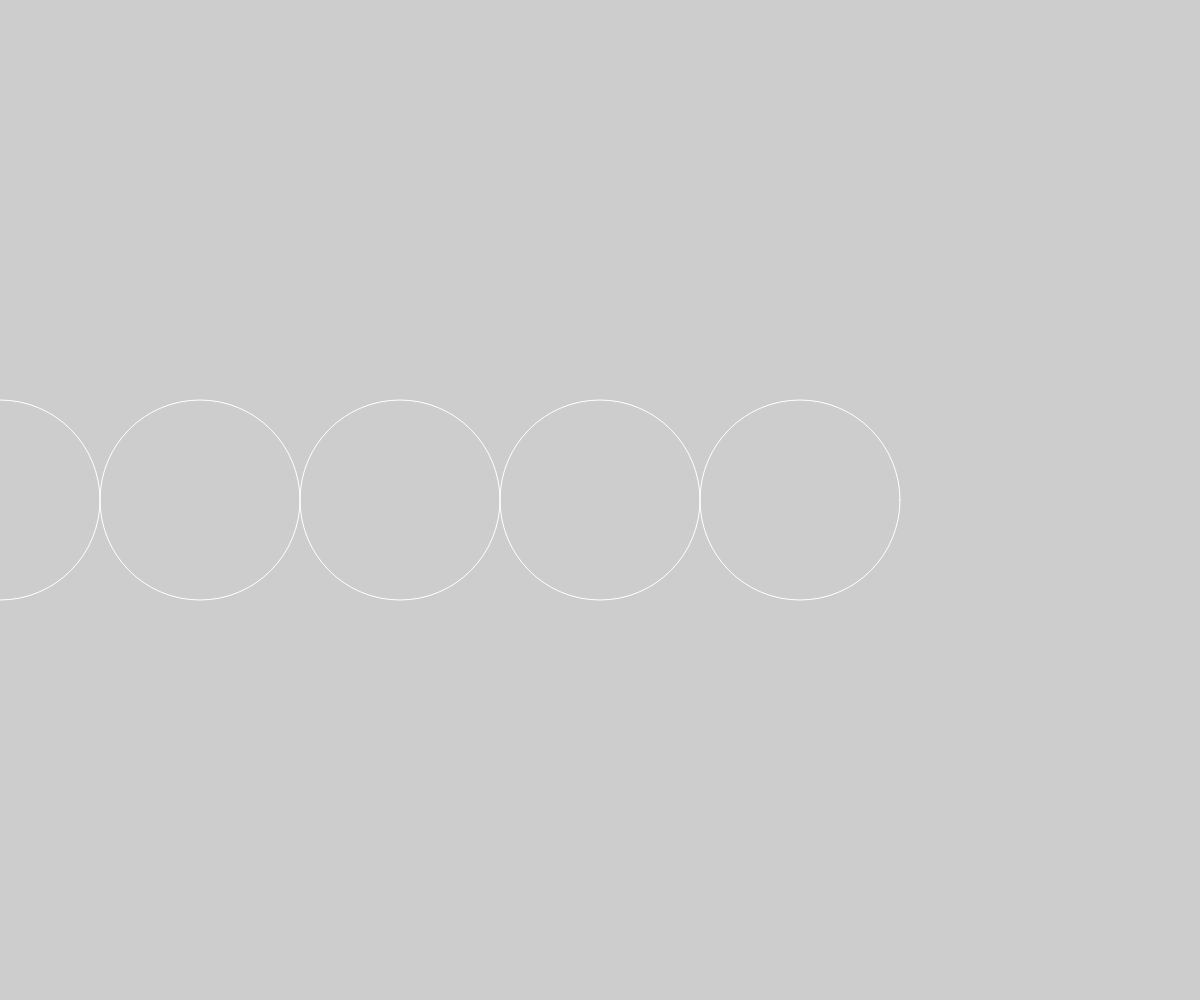
Frame 1 (no input)
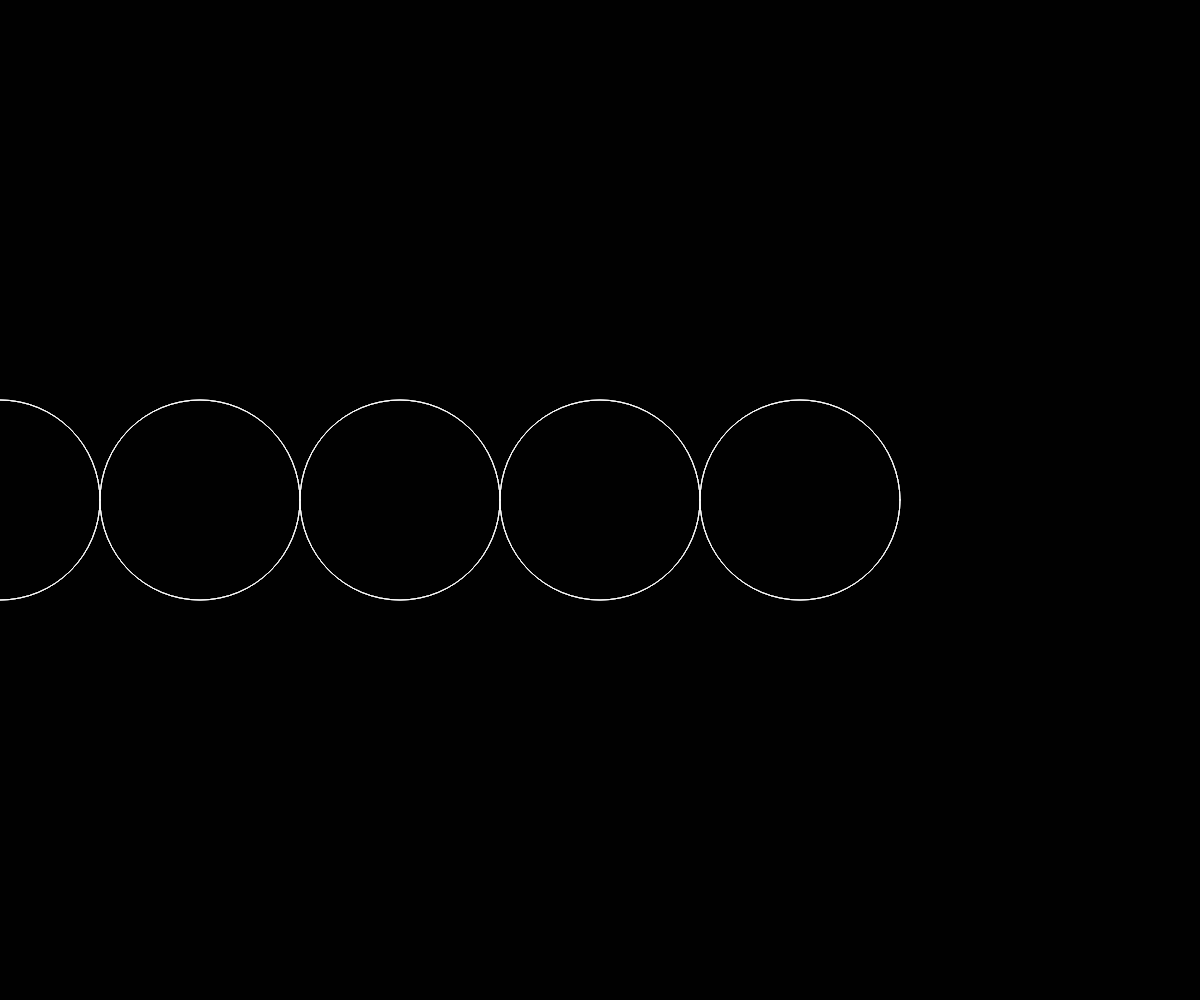
Frame 60 (no input)
Frame 120 (the mouse pressed at the canvas centre since frame 60): identical to frame 60, image omitted

The p5.js sketch that drew these frames (run headless with seeded random() and noise() and a simulated clock; from frame 60 on, the mouse is pressed at the canvas centre):

// p5.js sketch
// ── sketch.js

function setup() {
  createCanvas(windowWidth, windowHeight);

}

function draw() {
  background(0, 50);
  noFill();
  stroke(255);


  for(let i=0; i<5; i=i+1 ){ // i++ ist das gleiche wie i = i+1
  console.log(i)
  ellipse(i * 200, height / 2, 200, 200);
  }
 
  /*
  
  let i = 0;

  //Studiere mal den Code ab hier. Welche Blöcke wiederholen sich?
  //Welche Werte verändern sich?

  ellipse(i * 200, height / 2, 200, 200);
  i = i + 1;
  ellipse(i * 200, height / 2, 200, 200);
  i = i + 1;
  ellipse(i * 200, height / 2, 200, 200);
  i = i + 1;
  ellipse(i * 200, height / 2, 200, 200);
  i = i + 1;
  ellipse(i * 200, height / 2, 200, 200);
  i = i + 1;
  ellipse(i * 200, height / 2, 200, 200);
  i = i + 1;
  ellipse(i * 200, height / 2, 200, 200);
  i = i + 1;
  ellipse(i * 200, height / 2, 200, 200);
  i = i + 1;
  ellipse(i * 200, height / 2, 200, 200);
  i = i + 1;
  ellipse(i * 200, height / 2, 200, 200);

  */

}
